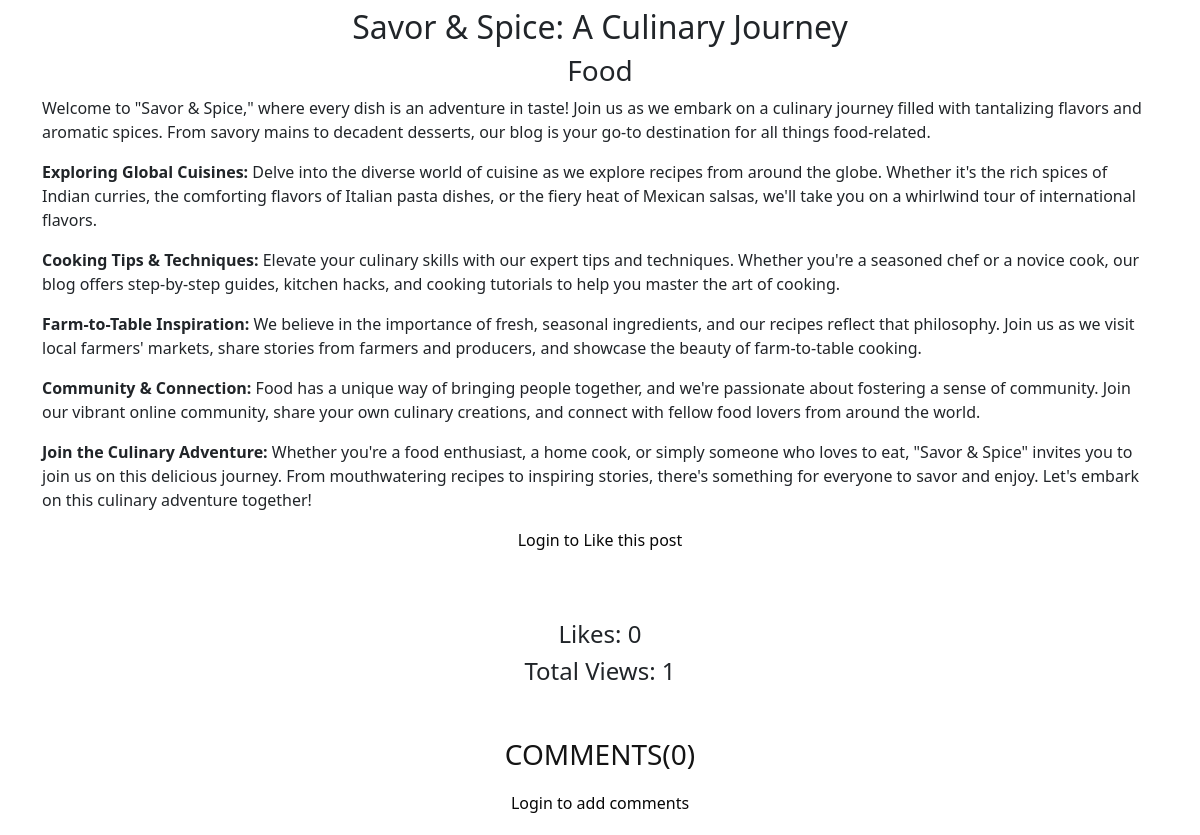
Page /blog_details/1/ on the committed database.
### myblogs/models.py (models this page shows)
class blog_post(models.Model):
    blog_name = models.CharField(max_length=60)
    cover_img = models.ImageField(upload_to='images/')
    blog_description = RichTextField(blank=True)
    blog_cat = models.ForeignKey(blog_category, on_delete=models.CASCADE)
    like_count = models.IntegerField(default=0, null=True)
    view_count = models.IntegerField(default=0, null=True)
    def __str__(self):
        return self.blog_name

class blog_category(models.Model):
    blog_cat = models.CharField(max_length=60, unique=True)
    blogcat_img = models.ImageField(upload_to='images/')
    blogcat_description = models.CharField(max_length=200)
    def __str__(self):
        return self.blog_cat

### myblogs/views.py (the view)
# urls.py: path('blog_details/<str:blog_id>/',views.blog_details, name='blog_details'),
def blog_details(request, blog_id):
    obj = get_object_or_404(blog_post, pk=blog_id)
    user = request.user
    if user.is_authenticated:
        isLiked = likes.objects.filter(user=user, post__id=blog_id).exists()
        z=obj.view_count
        z=z+1
        obj.view_count=z
        obj.save()
        print(obj)
        print(blog_id)
        return render(request,'myblogs/blog_details.html', {"obj":obj, "isLiked":isLiked})
    else:
        z=obj.view_count
        z=z+1
        obj.view_count=z
        obj.save()
        print(obj)
        print(blog_id)
        return render(request,'myblogs/blog_details.html', {"obj":obj})

### myblogs/templates/myblogs/blog_details.html (shortened to what this page needs)
<!DOCTYPE html>
<html lang="en">
  <head>
    <link
      href="https://cdn.jsdelivr.net/npm/bootstrap@5.3.2/dist/css/bootstrap.min.css"
      rel="stylesheet"
    />
  </head>
  <body>
    <div class="container mt-2">
      <h2 class="text-center">{{ obj.blog_name }}</h2>
      <h3 class="text-center">{{ obj.blog_cat }}</h3>
      {{obj.blog_description|safe}}
    </div>
    <div class="container text-center">
      {% if user.is_authenticated %}
        {% if isLiked %}
        <a href="{% url 'unlike' obj.id %}" class="btn btn-primary"
        >Unlike this post</a>
        {% else %}
        <a href="{% url 'add_like' obj.id %}" class="btn btn-primary"
          >Like this post</a>
        {% endif %}
      {% else %}
      <p style="margin-bottom: 20px; text-align: center; color: rgb(7, 7, 7)">
        Login to Like this post
      </p>
      {% endif %}
      <br>
      <span class="container text-center">
        <h4>Likes: {{ obj.like_count }}</h4>
        <h4>Total Views: {{ obj.view_count }}</h4>
      </span>
    </div>
    {% with comment_count=obj.comments.count %}
    <div
      class="comments-container text-center"
      style="margin: auto; width: 100%; max-width: 800px"
    >
      <h3
        style="
          margin-bottom: 20px;
          margin-top: 20px;
          color: rgb(20, 20, 20);
          text-align: center;
        "
      >
        COMMENTS({{ comment_count }})
      </h3>
      {% if user.is_authenticated %}
      <form
        method="post"
        action="{% url 'add_comment' blog_id=obj.id %}"
        style="margin-bottom: 20px; text-align: center"
      >
        {% csrf_token %}
        <input type="text" name="text" placeholder="Enter text">
        <button
          type="submit"
          class="btn btn-primary mt-2"
          style="display: block; margin: 0 auto"
        >
          Submit
        </button>
      </form>
      {% else %}
      <p style="margin-bottom: 20px; text-align: center; color: rgb(7, 7, 7)">
        Login to add comments
      </p>
      {% endif %}
    </div>
    {% endwith %}
  </body>
</html>

### rows in the picture
blog_post: blog_name "Savor & Spice: A Culinary Journey", blog_cat "Food", blog_description "Welcome to \"Savor & Spice,\" where every dish is an adventure in taste! Join us as we embark on a culinary journey filled with tantalizing flavors and aromatic spices. From savory mains to decadent desserts, our blog is your go-to destination for all things food-related. Exploring Global Cuisines: Delve into the diverse world of cuisine as we explore recipes from around the globe. Whether it's the rich spices of Indian curries, the comforting flavors of Italian pasta dishes, or the fiery heat of Mexican salsas, we'll take you on a whirlwind tour of international flavors. Cooking Tips & Techniques: Elevate your culinary skills with our expert tips and techniques. Whether you're a seasoned…", like_count "0", view_count "1"

### other values in the picture
{{ comment_count }} "0"
